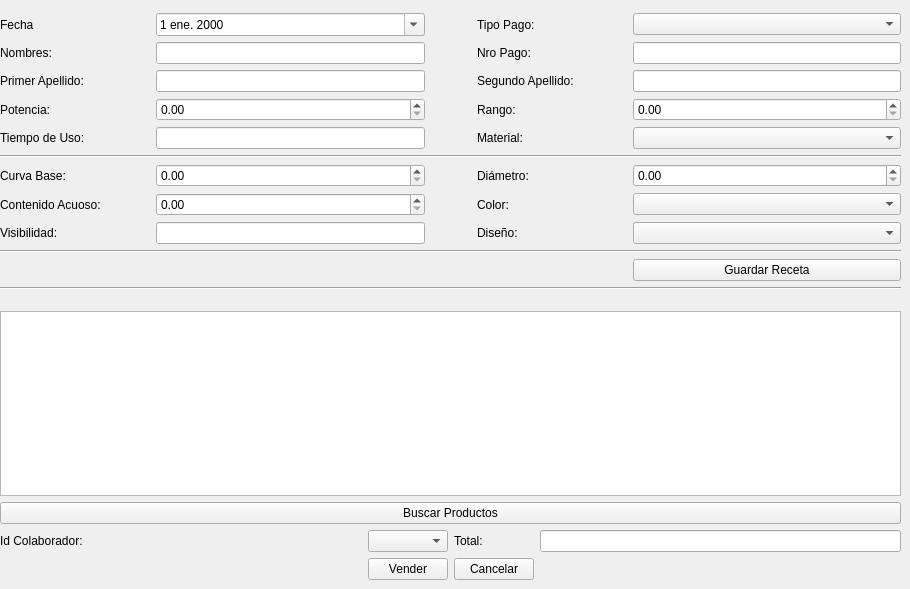
   <widget class="QWidget" name="tab_3">
    <attribute name="title">
     <string>Contactos</string>
    </attribute>
    <widget class="QWidget" name="layoutWidget_3">
     <property name="geometry">
      <rect>
       <x>0</x>
       <y>0</y>
       <width>901</width>
       <height>580</height>
      </rect>
     </property>
     <layout class="QGridLayout" name="gridLayout_10">
      <item row="2" column="0">
       <widget class="QTableView" name="tableView"/>
      </item>
      <item row="1" column="0">
       <spacer name="verticalSpacer_4">
        <property name="orientation">
         <enum>Qt::Vertical</enum>
        </property>
        <property name="sizeType">
         <enum>QSizePolicy::Fixed</enum>
        </property>
        <property name="sizeHint" stdset="0">
         <size>
          <width>20</width>
          <height>15</height>
         </size>
        </property>
       </spacer>
      </item>
      <item row="0" column="0">
       <layout class="QGridLayout" name="gridLayout_11">
        <item row="2" column="0">
         <widget class="QLabel" name="label_40">
          <property name="text">
           <string>Fecha</string>
          </property>
         </widget>
        </item>
        <item row="5" column="4">
         <widget class="QDoubleSpinBox" name="doubleSpinBox_16"/>
        </item>
        <item row="0" column="1">
         <spacer name="horizontalSpacer_22">
          <property name="orientation">
           <enum>Qt::Horizontal</enum>
          </property>
          <property name="sizeType">
           <enum>QSizePolicy::Fixed</enum>
          </property>
          <property name="sizeHint" stdset="0">
           <size>
            <width>150</width>
            <height>13</height>
           </size>
          </property>
         </spacer>
        </item>
        <item row="3" column="3">
         <widget class="QLabel" name="label_23">
          <property name="text">
           <string>Nro Pago:</string>
          </property>
         </widget>
        </item>
        <item row="11" column="1">
         <widget class="QLineEdit" name="lineEdit_26"/>
        </item>
        <item row="5" column="0">
         <widget class="QLabel" name="label_39">
          <property name="text">
           <string>Potencia:</string>
          </property>
         </widget>
        </item>
        <item row="11" column="3">
         <widget class="QLabel" name="label_47">
          <property name="text">
           <string>Diseño:</string>
          </property>
         </widget>
        </item>
        <item row="10" column="3">
         <widget class="QLabel" name="label_48">
          <property name="text">
           <string>Color:</string>
          </property>
         </widget>
        </item>
        <item row="4" column="1">
         <widget class="QLineEdit" name="lineEdit_primerApellido_4"/>
        </item>
        <item row="0" column="0">
         <spacer name="horizontalSpacer_23">
          <property name="orientation">
           <enum>Qt::Horizontal</enum>
          </property>
          <property name="sizeType">
           <enum>QSizePolicy::Fixed</enum>
          </property>
          <property name="sizeHint" stdset="0">
           <size>
            <width>150</width>
            <height>13</height>
           </size>
          </property>
         </spacer>
        </item>
        <item row="7" column="0" colspan="5">
         <widget class="Line" name="line_12">
          <property name="orientation">
           <enum>Qt::Horizontal</enum>
          </property>
         </widget>
        </item>
        <item row="17" column="0" colspan="5">
         <widget class="Line" name="line_11">
          <property name="orientation">
           <enum>Qt::Horizontal</enum>
          </property>
         </widget>
        </item>
        <item row="4" column="0">
         <widget class="QLabel" name="label_55">
          <property name="text">
           <string>Primer Apellido:</string>
          </property>
         </widget>
        </item>
        <item row="0" column="4">
         <spacer name="horizontalSpacer_24">
          <property name="orientation">
           <enum>Qt::Horizontal</enum>
          </property>
          <property name="sizeType">
           <enum>QSizePolicy::Fixed</enum>
          </property>
          <property name="sizeHint" stdset="0">
           <size>
            <width>150</width>
            <height>13</height>
           </size>
          </property>
         </spacer>
        </item>
        <item row="11" column="0">
         <widget class="QLabel" name="label_59">
          <property name="text">
           <string>Visibilidad:</string>
          </property>
         </widget>
        </item>
        <item row="0" column="3">
         <spacer name="horizontalSpacer_25">
          <property name="orientation">
           <enum>Qt::Horizontal</enum>
          </property>
          <property name="sizeType">
           <enum>QSizePolicy::Fixed</enum>
          </property>
          <property name="sizeHint" stdset="0">
           <size>
            <width>150</width>
            <height>13</height>
           </size>
          </property>
         </spacer>
        </item>
        <item row="6" column="3">
         <widget class="QLabel" name="label_61">
          <property name="text">
           <string>Material:</string>
          </property>
         </widget>
        </item>
        <item row="0" column="2">
         <spacer name="horizontalSpacer_26">
          <property name="orientation">
           <enum>Qt::Horizontal</enum>
          </property>
          <property name="sizeType">
           <enum>QSizePolicy::Fixed</enum>
          </property>
          <property name="sizeHint" stdset="0">
           <size>
            <width>40</width>
            <height>13</height>
           </size>
          </property>
         </spacer>
        </item>
        <item row="9" column="3">
         <widget class="QLabel" name="label_60">
          <property name="text">
           <string>Diámetro:</string>
          </property>
         </widget>
        </item>
        <item row="6" column="1">
         <widget class="QLineEdit" name="lineEdit_34"/>
        </item>
        <item row="6" column="0">
         <widget class="QLabel" name="label_49">
          <property name="text">
           <string>Tiempo de Uso:</string>
          </property>
         </widget>
        </item>
        <item row="5" column="3">
         <widget class="QLabel" name="label_51">
          <property name="text">
           <string>Rango:</string>
          </property>
         </widget>
        </item>
        <item row="3" column="0">
         <widget class="QLabel" name="label_54">
          <property name="text">
           <string>Nombres:</string>
          </property>
         </widget>
        </item>
        <item row="14" column="0" colspan="5">
         <widget class="Line" name="line_10">
          <property name="orientation">
           <enum>Qt::Horizontal</enum>
          </property>
         </widget>
        </item>
        <item row="9" column="0">
         <widget class="QLabel" name="label_58">
          <property name="text">
           <string>Curva Base:</string>
          </property>
         </widget>
        </item>
        <item row="4" column="3">
         <widget class="QLabel" name="label_56">
          <property name="text">
           <string>Segundo Apellido:</string>
          </property>
         </widget>
        </item>
        <item row="4" column="4">
         <widget class="QLineEdit" name="lineEdit_segundoApellido_4"/>
        </item>
        <item row="10" column="0">
         <widget class="QLabel" name="label_62">
          <property name="text">
           <string>Contenido Acuoso:</string>
          </property>
         </widget>
        </item>
        <item row="3" column="4">
         <widget class="QLineEdit" name="lineEdit_6"/>
        </item>
        <item row="2" column="1">
         <widget class="QDateEdit" name="dateEdit_4">
          <property name="sizePolicy">
           <sizepolicy hsizetype="Expanding" vsizetype="Fixed">
            <horstretch>0</horstretch>
            <verstretch>0</verstretch>
           </sizepolicy>
          </property>
          <property name="minimumSize">
           <size>
            <width>0</width>
            <height>0</height>
           </size>
          </property>
          <property name="locale">
           <locale language="Spanish" country="Peru"/>
          </property>
          <property name="time">
           <time>
            <hour>8</hour>
            <minute>0</minute>
            <second>0</second>
           </time>
          </property>
          <property name="calendarPopup">
           <bool>true</bool>
          </property>
         </widget>
        </item>
        <item row="9" column="1">
         <widget class="QDoubleSpinBox" name="doubleSpinBox_17"/>
        </item>
        <item row="9" column="4">
         <widget class="QDoubleSpinBox" name="doubleSpinBox_18"/>
        </item>
        <item row="5" column="1">
         <widget class="QDoubleSpinBox" name="doubleSpinBox_15"/>
        </item>
        <item row="2" column="3">
         <widget class="QLabel" name="label_22">
          <property name="text">
           <string>Tipo Pago:</string>
          </property>
         </widget>
        </item>
        <item row="10" column="4">
         <widget class="QComboBox" name="comboBox_10"/>
        </item>
        <item row="10" column="1">
         <widget class="QDoubleSpinBox" name="doubleSpinBox_19"/>
        </item>
        <item row="6" column="4">
         <widget class="QComboBox" name="comboBox_9"/>
        </item>
        <item row="3" column="1">
         <widget class="QLineEdit" name="lineEdit_7"/>
        </item>
        <item row="2" column="4">
         <widget class="QComboBox" name="comboBox_8"/>
        </item>
        <item row="11" column="4">
         <widget class="QComboBox" name="comboBox_11"/>
        </item>
        <item row="15" column="4">
         <widget class="QPushButton" name="pushButton">
          <property name="text">
           <string>Guardar Receta</string>
          </property>
         </widget>
        </item>
       </layout>
      </item>
      <item row="4" column="0">
       <layout class="QGridLayout" name="gridLayout_12">
        <item row="1" column="3">
         <spacer name="horizontalSpacer_27">
          <property name="orientation">
           <enum>Qt::Horizontal</enum>
          </property>
          <property name="sizeHint" stdset="0">
           <size>
            <width>40</width>
            <height>20</height>
           </size>
          </property>
         </spacer>
        </item>
        <item row="1" column="0">
         <spacer name="horizontalSpacer_28">
          <property name="orientation">
           <enum>Qt::Horizontal</enum>
          </property>
          <property name="sizeHint" stdset="0">
           <size>
            <width>40</width>
            <height>20</height>
           </size>
          </property>
         </spacer>
        </item>
        <item row="1" column="1">
         <widget class="QPushButton" name="pushButton_Aceptar_4">
          <property name="text">
           <string>Vender</string>
          </property>
          <property name="shortcut">
           <string>Ctrl+G</string>
          </property>
         </widget>
        </item>
        <item row="1" column="2">
         <widget class="QPushButton" name="pushButton_Cancelar_4">
          <property name="text">
           <string>Cancelar</string>
          </property>
          <property name="shortcut">
           <string>Esc</string>
          </property>
         </widget>
        </item>
        <item row="0" column="3">
         <widget class="QLineEdit" name="lineEdit_37"/>
        </item>
        <item row="0" column="2">
         <widget class="QLabel" name="label_63">
          <property name="text">
           <string>Total:</string>
          </property>
         </widget>
        </item>
        <item row="0" column="0">
         <widget class="QLabel" name="label_4">
          <property name="text">
           <string>Id Colaborador:</string>
          </property>
         </widget>
        </item>
        <item row="0" column="1">
         <widget class="QComboBox" name="cb_idcol"/>
        </item>
       </layout>
      </item>
      <item row="3" column="0">
       <widget class="QPushButton" name="pb_buscaproducto">
        <property name="text">
         <string>Buscar Productos</string>
        </property>
       </widget>
      </item>
     </layout>
    </widget>
   </widget>
